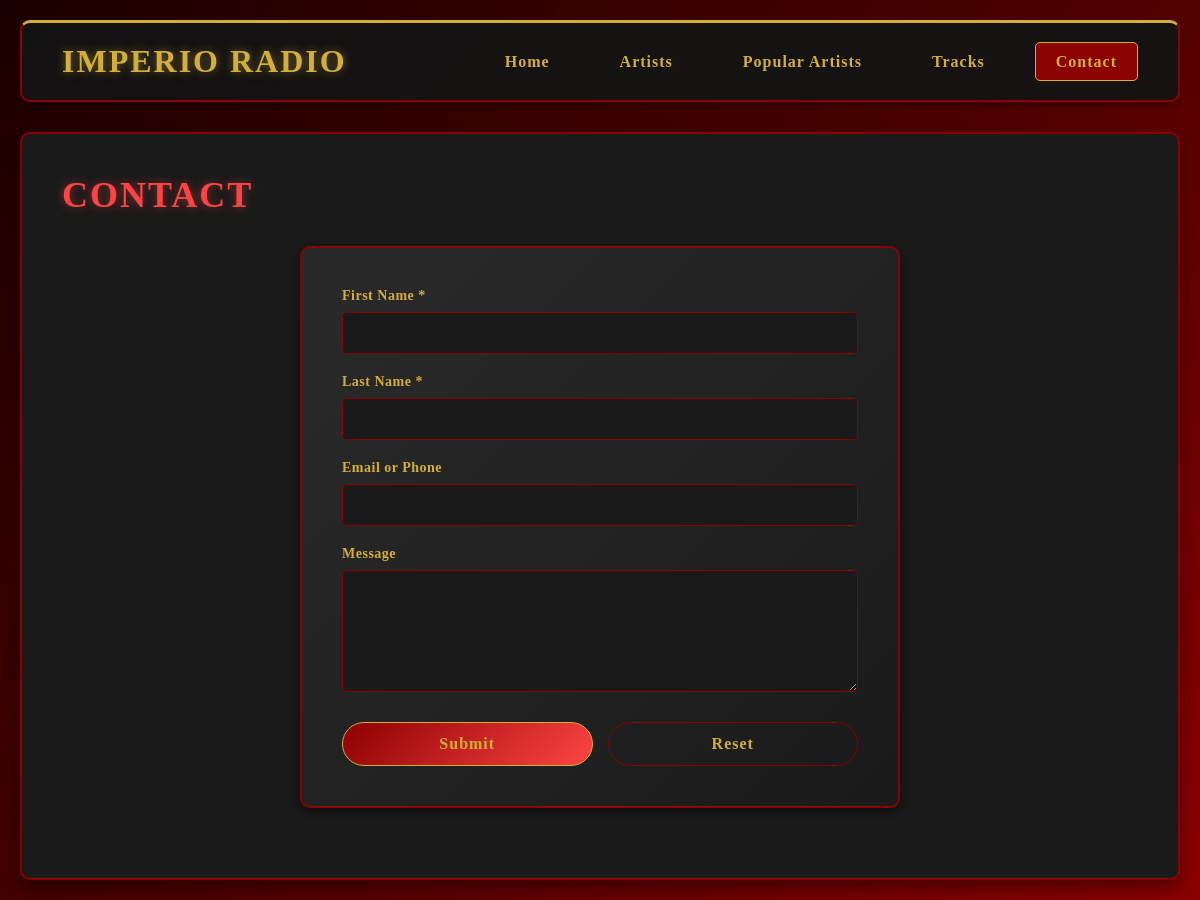
The page /contact.php on the database its author committed.
### tables this page shows
CREATE TABLE `navigation` (
  `nav_id` int(11) NOT NULL,
  `nav_name` varchar(50) NOT NULL,
  `nav_link` varchar(100) NOT NULL,
  `nav_order` int(11) NOT NULL,
  `created_at` timestamp NOT NULL DEFAULT current_timestamp()
);

### functions.php (the view, shortened to what this page needs)
<?php
function displayNavigation($pdo, $currentPage) {
    try {
        $stmt = $pdo->query("SELECT * FROM navigation ORDER BY nav_order");
        $navItems = $stmt->fetchAll();
        echo '<nav><ul>';
        foreach ($navItems as $item) {
            $activeClass = (basename($_SERVER['PHP_SELF']) == $item['nav_link']) ? 'active' : '';
            echo '<li>';
            echo '<a href="' . htmlspecialchars($item['nav_link']) . '" class="' . $activeClass . '">';
            echo htmlspecialchars($item['nav_name']);
            echo '</a>';
            echo '</li>';
        }
        echo '</ul></nav>';
    } catch(PDOException $e) {
        echo "Navigation error: " . $e->getMessage();
    }
}
?>

### styles.css (style rules this page uses)
* { margin: 0; padding: 0; box-sizing: border-box; }
body { font-family: 'Georgia', 'Times New Roman', serif; background: linear-gradient(135deg, #1a0000 0%, #4a0000 50%, #8b0000 100%); min-height: 100vh; padding: 20px; color: #cccccc; }
nav ul { list-style: none; display: flex; gap: 30px; align-items: center; }
nav a { text-decoration: none; color: #d4af37; font-weight: 600; padding: 10px 20px; border-radius: 5px; transition: all 0.3s ease; font-family: 'Georgia', serif; letter-spacing: 1px; }
nav a.active { background-color: #8b0000; color: #d4af37; border: 1px solid #d4af37; }

### rows shown on the page
navigation: nav_name "Home"
navigation: nav_name "Artists"
navigation: nav_name "Popular Artists"
navigation: nav_name "Tracks"
navigation: nav_name "Contact"
